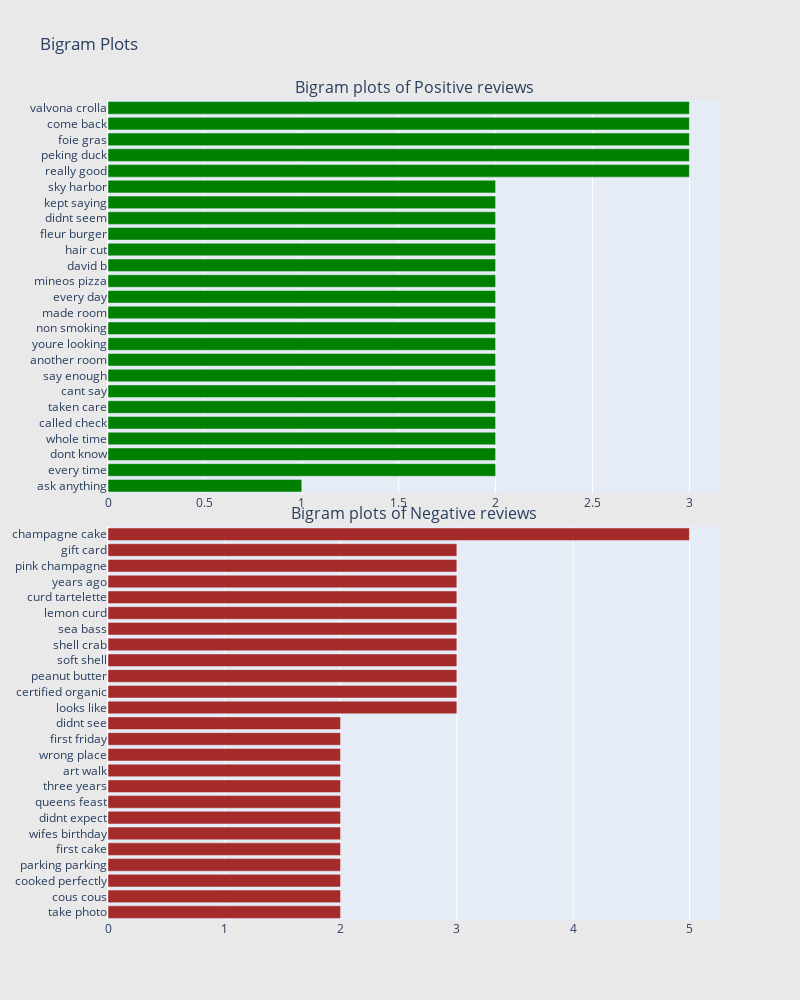

The cell this chart's notebook holds for it:
### Code cell
#@title
configure_plotly_browser_state()
review_neg = misclassified_text.loc[misclassified_text['sentiment'] == 1]
review_pos = misclassified_text.loc[misclassified_text['sentiment'] == 2]
## Get the bar chart from positive reviews ##
freq_dict = defaultdict(int)
for sent in review_pos["clean_text"]:
    for word in generate_ngrams(sent,2):
        freq_dict[word] += 1
fd_sorted = pd.DataFrame(sorted(freq_dict.items(), key=lambda x: x[1])[::-1])
fd_sorted.columns = ["word", "wordcount"]
trace0 = horizontal_bar_chart(fd_sorted.head(25), 'green')

## Get the bar chart from negative reviews ##
freq_dict = defaultdict(int)
for sent in review_neg["clean_text"]:
    for word in generate_ngrams(sent,2):
        freq_dict[word] += 1
fd_sorted = pd.DataFrame(sorted(freq_dict.items(), key=lambda x: x[1])[::-1])
fd_sorted.columns = ["word", "wordcount"]
trace2 = horizontal_bar_chart(fd_sorted.head(25), 'brown')



# Creating two subplots
fig = tools.make_subplots(rows=2, cols=1, vertical_spacing=0.04,horizontal_spacing=0.25,
                          subplot_titles=["Bigram plots of Positive reviews",
                                          "Bigram plots of Negative reviews"
                                          ])
fig.append_trace(trace0, 1, 1)
fig.append_trace(trace2, 2, 1)


fig['layout'].update(height=1000, width=800, paper_bgcolor='rgb(233,233,233)', title="Bigram Plots")
iplot(fig, filename='word-plots')

### Figure 1 — Plotly figure (JSON) as saved in the notebook; plotly's stock layout.template omitted (floating-point values rounded to 4 significant figures)
{"data": [{"showlegend": false, "orientation": "h", "yaxis": "y", "y": ["ask anything", "every time", "dont know", "whole time", "called check", "taken care", "cant say", "say enough", "another room", "youre looking", "non smoking", "made room", "every day", "mineos pizza", "david b", "hair cut", "fleur burger", "didnt seem", "kept saying", "sky harbor", "really good", "peking duck", "foie gras", "come back", "valvona crolla"], "xaxis": "x", "marker": {"color": "green"}, "x": [1, 2, 2, 2, 2, 2, 2, 2, 2, 2, 2, 2, 2, 2, 2, 2, 2, 2, 2, 2, 3, 3, 3, 3, 3], "type": "bar"}, {"showlegend": false, "orientation": "h", "yaxis": "y2", "y": ["take photo", "cous cous", "cooked perfectly", "parking parking", "first cake", "wifes birthday", "didnt expect", "queens feast", "three years", "art walk", "wrong place", "first friday", "didnt see", "looks like", "certified organic", "peanut butter", "soft shell", "shell crab", "sea bass", "lemon curd", "curd tartelette", "years ago", "pink champagne", "gift card", "champagne cake"], "xaxis": "x2", "marker": {"color": "brown"}, "x": [2, 2, 2, 2, 2, 2, 2, 2, 2, 2, 2, 2, 2, 3, 3, 3, 3, 3, 3, 3, 3, 3, 3, 3, 5], "type": "bar"}], "layout": {"xaxis": {"domain": [0, 1], "anchor": "y"}, "title": {"text": "Bigram Plots"}, "paper_bgcolor": "rgb(233,233,233)", "yaxis": {"domain": [0.52, 1], "anchor": "x"}, "xaxis2": {"domain": [0, 1], "anchor": "y2"}, "height": 1000, "width": 800, "yaxis2": {"domain": [0, 0.48], "anchor": "x2"}, "annotations": [{"yanchor": "bottom", "xref": "paper", "xanchor": "center", "yref": "paper", "text": "Bigram plots of Positive reviews", "y": 1, "x": 0.5, "font": {"size": 16}, "showarrow": false}, {"yanchor": "bottom", "xref": "paper", "xanchor": "center", "yref": "paper", "text": "Bigram plots of Negative reviews", "y": 0.48, "x": 0.5, "font": {"size": 16}, "showarrow": false}]}}
